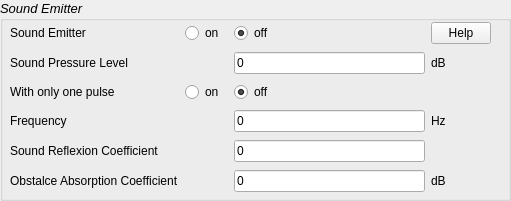
    <widget class="QGroupBox" name="groupBox_9">
     <property name="geometry">
      <rect>
       <x>20</x>
       <y>710</y>
       <width>511</width>
       <height>201</height>
      </rect>
     </property>
     <property name="font">
      <font>
       <pointsize>10</pointsize>
       <italic>true</italic>
      </font>
     </property>
     <property name="title">
      <string>Sound Emitter</string>
     </property>
     <widget class="QWidget" name="layoutWidget_15">
      <property name="geometry">
       <rect>
        <x>10</x>
        <y>20</y>
        <width>481</width>
        <height>177</height>
       </rect>
      </property>
      <layout class="QGridLayout" name="gridLayout_19">
       <item row="1" column="2" colspan="4">
        <widget class="QLineEdit" name="soundPressureLevel">
         <property name="font">
          <font>
           <pointsize>9</pointsize>
           <italic>false</italic>
          </font>
         </property>
         <property name="text">
          <string>0</string>
         </property>
        </widget>
       </item>
       <item row="0" column="6">
        <widget class="QPushButton" name="help_8">
         <property name="maximumSize">
          <size>
           <width>60</width>
           <height>16777215</height>
          </size>
         </property>
         <property name="font">
          <font>
           <pointsize>9</pointsize>
           <italic>false</italic>
          </font>
         </property>
         <property name="text">
          <string>Help</string>
         </property>
         <property name="icon">
          <iconset>
           <normaloff>help-browser-4.png</normaloff>help-browser-4.png</iconset>
         </property>
        </widget>
       </item>
       <item row="3" column="6">
        <widget class="QLabel" name="label_58">
         <property name="font">
          <font>
           <pointsize>9</pointsize>
           <italic>false</italic>
          </font>
         </property>
         <property name="text">
          <string>Hz</string>
         </property>
         <property name="textFormat">
          <enum>Qt::PlainText</enum>
         </property>
        </widget>
       </item>
       <item row="3" column="2" colspan="4">
        <widget class="QLineEdit" name="soundEmitterFrequency">
         <property name="font">
          <font>
           <pointsize>9</pointsize>
           <italic>false</italic>
          </font>
         </property>
         <property name="text">
          <string>0</string>
         </property>
        </widget>
       </item>
       <item row="1" column="6">
        <widget class="QLabel" name="label_56">
         <property name="font">
          <font>
           <pointsize>9</pointsize>
           <italic>false</italic>
          </font>
         </property>
         <property name="text">
          <string>dB</string>
         </property>
         <property name="textFormat">
          <enum>Qt::PlainText</enum>
         </property>
        </widget>
       </item>
       <item row="5" column="2" colspan="4">
        <widget class="QLineEdit" name="obstacleSoundAbsoption">
         <property name="font">
          <font>
           <pointsize>9</pointsize>
           <italic>false</italic>
          </font>
         </property>
         <property name="text">
          <string>0</string>
         </property>
        </widget>
       </item>
       <item row="4" column="2" colspan="4">
        <widget class="QLineEdit" name="soundReflexionCoefficient">
         <property name="font">
          <font>
           <pointsize>9</pointsize>
           <italic>false</italic>
          </font>
         </property>
         <property name="text">
          <string>0</string>
         </property>
        </widget>
       </item>
       <item row="5" column="6">
        <widget class="QLabel" name="label_67">
         <property name="font">
          <font>
           <pointsize>9</pointsize>
           <italic>false</italic>
          </font>
         </property>
         <property name="text">
          <string>dB</string>
         </property>
         <property name="textFormat">
          <enum>Qt::PlainText</enum>
         </property>
        </widget>
       </item>
       <item row="0" column="0">
        <widget class="QLabel" name="label_61">
         <property name="font">
          <font>
           <pointsize>9</pointsize>
           <italic>false</italic>
          </font>
         </property>
         <property name="text">
          <string>Sound Emitter</string>
         </property>
         <property name="textFormat">
          <enum>Qt::PlainText</enum>
         </property>
        </widget>
       </item>
       <item row="0" column="1">
        <widget class="QRadioButton" name="Soundemitter_on">
         <property name="font">
          <font>
           <pointsize>9</pointsize>
           <italic>false</italic>
          </font>
         </property>
         <property name="text">
          <string>on</string>
         </property>
         <attribute name="buttonGroup">
          <string notr="true">buttonGroup_3</string>
         </attribute>
        </widget>
       </item>
       <item row="1" column="0">
        <widget class="QLabel" name="label_51">
         <property name="font">
          <font>
           <pointsize>9</pointsize>
           <italic>false</italic>
          </font>
         </property>
         <property name="text">
          <string>Sound Pressure Level</string>
         </property>
         <property name="textFormat">
          <enum>Qt::PlainText</enum>
         </property>
        </widget>
       </item>
       <item row="2" column="0">
        <widget class="QLabel" name="label_62">
         <property name="font">
          <font>
           <pointsize>9</pointsize>
           <italic>false</italic>
          </font>
         </property>
         <property name="text">
          <string>With only one pulse</string>
         </property>
         <property name="textFormat">
          <enum>Qt::PlainText</enum>
         </property>
        </widget>
       </item>
       <item row="3" column="0">
        <widget class="QLabel" name="label_57">
         <property name="font">
          <font>
           <pointsize>9</pointsize>
           <italic>false</italic>
          </font>
         </property>
         <property name="text">
          <string>Frequency</string>
         </property>
         <property name="textFormat">
          <enum>Qt::PlainText</enum>
         </property>
        </widget>
       </item>
       <item row="4" column="0">
        <widget class="QLabel" name="label_59">
         <property name="font">
          <font>
           <pointsize>9</pointsize>
           <italic>false</italic>
          </font>
         </property>
         <property name="text">
          <string>Sound Reflexion Coefficient</string>
         </property>
         <property name="textFormat">
          <enum>Qt::PlainText</enum>
         </property>
        </widget>
       </item>
       <item row="5" column="0">
        <widget class="QLabel" name="label_60">
         <property name="font">
          <font>
           <pointsize>9</pointsize>
           <italic>false</italic>
          </font>
         </property>
         <property name="text">
          <string>Obstalce Absorption Coefficient</string>
         </property>
         <property name="textFormat">
          <enum>Qt::PlainText</enum>
         </property>
        </widget>
       </item>
       <item row="2" column="1">
        <widget class="QRadioButton" name="one_pulse_on">
         <property name="font">
          <font>
           <pointsize>9</pointsize>
           <italic>false</italic>
          </font>
         </property>
         <property name="text">
          <string>on</string>
         </property>
         <attribute name="buttonGroup">
          <string notr="true">buttonGroup_4</string>
         </attribute>
        </widget>
       </item>
       <item row="0" column="2">
        <widget class="QRadioButton" name="Soundemitter_off">
         <property name="font">
          <font>
           <pointsize>9</pointsize>
           <italic>false</italic>
          </font>
         </property>
         <property name="text">
          <string>off</string>
         </property>
         <property name="checked">
          <bool>true</bool>
         </property>
         <attribute name="buttonGroup">
          <string notr="true">buttonGroup_3</string>
         </attribute>
        </widget>
       </item>
       <item row="2" column="2">
        <widget class="QRadioButton" name="one_pulse_off">
         <property name="font">
          <font>
           <pointsize>9</pointsize>
           <italic>false</italic>
          </font>
         </property>
         <property name="text">
          <string>off</string>
         </property>
         <property name="checked">
          <bool>true</bool>
         </property>
         <attribute name="buttonGroup">
          <string notr="true">buttonGroup_4</string>
         </attribute>
        </widget>
       </item>
      </layout>
     </widget>
    </widget>
